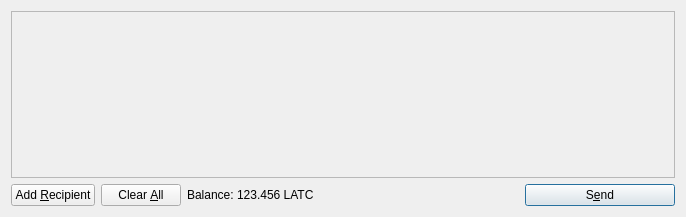
<?xml version="1.0" encoding="UTF-8"?>
<ui version="4.0">
 <class>SendCoinsDialog</class>
 <widget class="QDialog" name="SendCoinsDialog">
  <property name="geometry">
   <rect>
    <x>0</x>
    <y>0</y>
    <width>686</width>
    <height>217</height>
   </rect>
  </property>
  <property name="windowTitle">
   <string>Send Coins</string>
  </property>
  <layout class="QVBoxLayout" name="verticalLayout">
   <item>
    <widget class="QScrollArea" name="scrollArea">
     <property name="widgetResizable">
      <bool>true</bool>
     </property>
     <widget class="QWidget" name="scrollAreaWidgetContents">
      <property name="geometry">
       <rect>
        <x>0</x>
        <y>0</y>
        <width>666</width>
        <height>165</height>
       </rect>
      </property>
      <layout class="QVBoxLayout" name="verticalLayout_2">
       <property name="margin">
        <number>0</number>
       </property>
       <item>
        <layout class="QVBoxLayout" name="entries">
         <property name="spacing">
          <number>6</number>
         </property>
        </layout>
       </item>
       <item>
        <spacer name="verticalSpacer">
         <property name="orientation">
          <enum>Qt::Vertical</enum>
         </property>
         <property name="sizeHint" stdset="0">
          <size>
           <width>20</width>
           <height>40</height>
          </size>
         </property>
        </spacer>
       </item>
      </layout>
     </widget>
    </widget>
   </item>
   <item>
    <layout class="QHBoxLayout" name="horizontalLayout">
     <item>
      <widget class="QPushButton" name="addButton">
       <property name="toolTip">
        <string>Send to multiple recipients at once</string>
       </property>
       <property name="text">
        <string>Add &amp;Recipient</string>
       </property>
       <property name="icon">
        <iconset resource="../bitcoin.qrc">
         <normaloff>:/icons/add</normaloff>:/icons/add</iconset>
       </property>
       <property name="autoDefault">
        <bool>false</bool>
       </property>
      </widget>
     </item>
     <item>
      <widget class="QPushButton" name="clearButton">
       <property name="sizePolicy">
        <sizepolicy hsizetype="Minimum" vsizetype="Fixed">
         <horstretch>0</horstretch>
         <verstretch>0</verstretch>
        </sizepolicy>
       </property>
       <property name="toolTip">
        <string>Remove all transaction fields</string>
       </property>
       <property name="text">
        <string>Clear &amp;All</string>
       </property>
       <property name="icon">
        <iconset resource="../bitcoin.qrc">
         <normaloff>:/icons/remove</normaloff>:/icons/remove</iconset>
       </property>
       <property name="autoRepeatDelay">
        <number>300</number>
       </property>
       <property name="autoDefault">
        <bool>false</bool>
       </property>
      </widget>
     </item>
     <item>
      <layout class="QHBoxLayout" name="horizontalLayout_2">
       <property name="spacing">
        <number>3</number>
       </property>
       <item>
        <widget class="QLabel" name="label">
         <property name="text">
          <string>Balance:</string>
         </property>
        </widget>
       </item>
       <item>
        <widget class="QLabel" name="labelBalance">
         <property name="cursor">
          <cursorShape>IBeamCursor</cursorShape>
         </property>
         <property name="text">
          <string>123.456 LATC</string>
         </property>
         <property name="textInteractionFlags">
          <set>Qt::LinksAccessibleByMouse|Qt::TextSelectableByKeyboard|Qt::TextSelectableByMouse</set>
         </property>
        </widget>
       </item>
      </layout>
     </item>
     <item>
      <spacer name="horizontalSpacer">
       <property name="orientation">
        <enum>Qt::Horizontal</enum>
       </property>
       <property name="sizeHint" stdset="0">
        <size>
         <width>40</width>
         <height>20</height>
        </size>
       </property>
      </spacer>
     </item>
     <item>
      <widget class="QPushButton" name="sendButton">
       <property name="minimumSize">
        <size>
         <width>150</width>
         <height>0</height>
        </size>
       </property>
       <property name="toolTip">
        <string>Confirm the send action</string>
       </property>
       <property name="text">
        <string>S&amp;end</string>
       </property>
       <property name="icon">
        <iconset resource="../bitcoin.qrc">
         <normaloff>:/icons/send</normaloff>:/icons/send</iconset>
       </property>
       <property name="default">
        <bool>true</bool>
       </property>
      </widget>
     </item>
    </layout>
   </item>
  </layout>
 </widget>
 <resources>
  <include location="../bitcoin.qrc"/>
 </resources>
 <connections/>
</ui>
